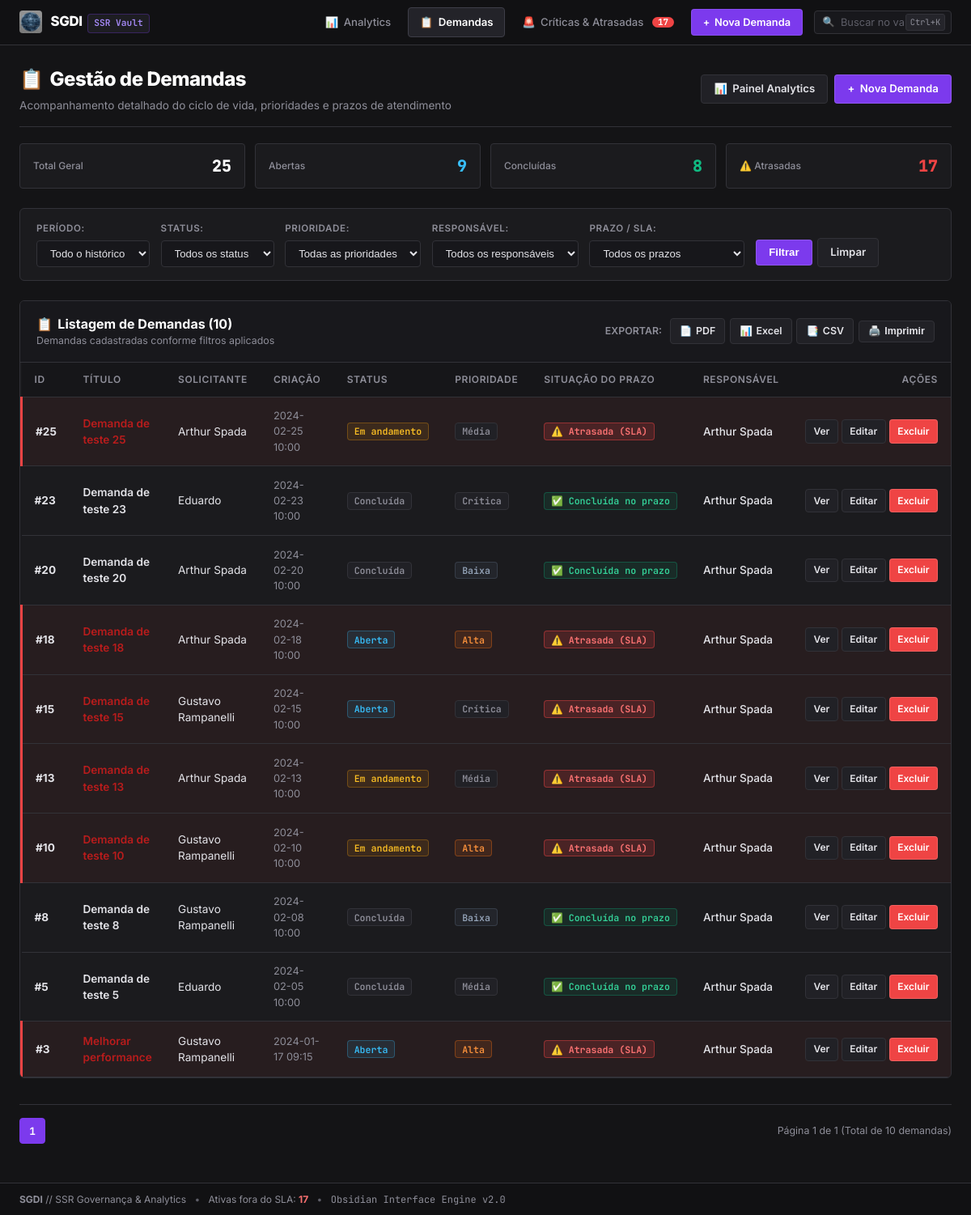
Before: /demandas?responsavel=1 with the older database file.
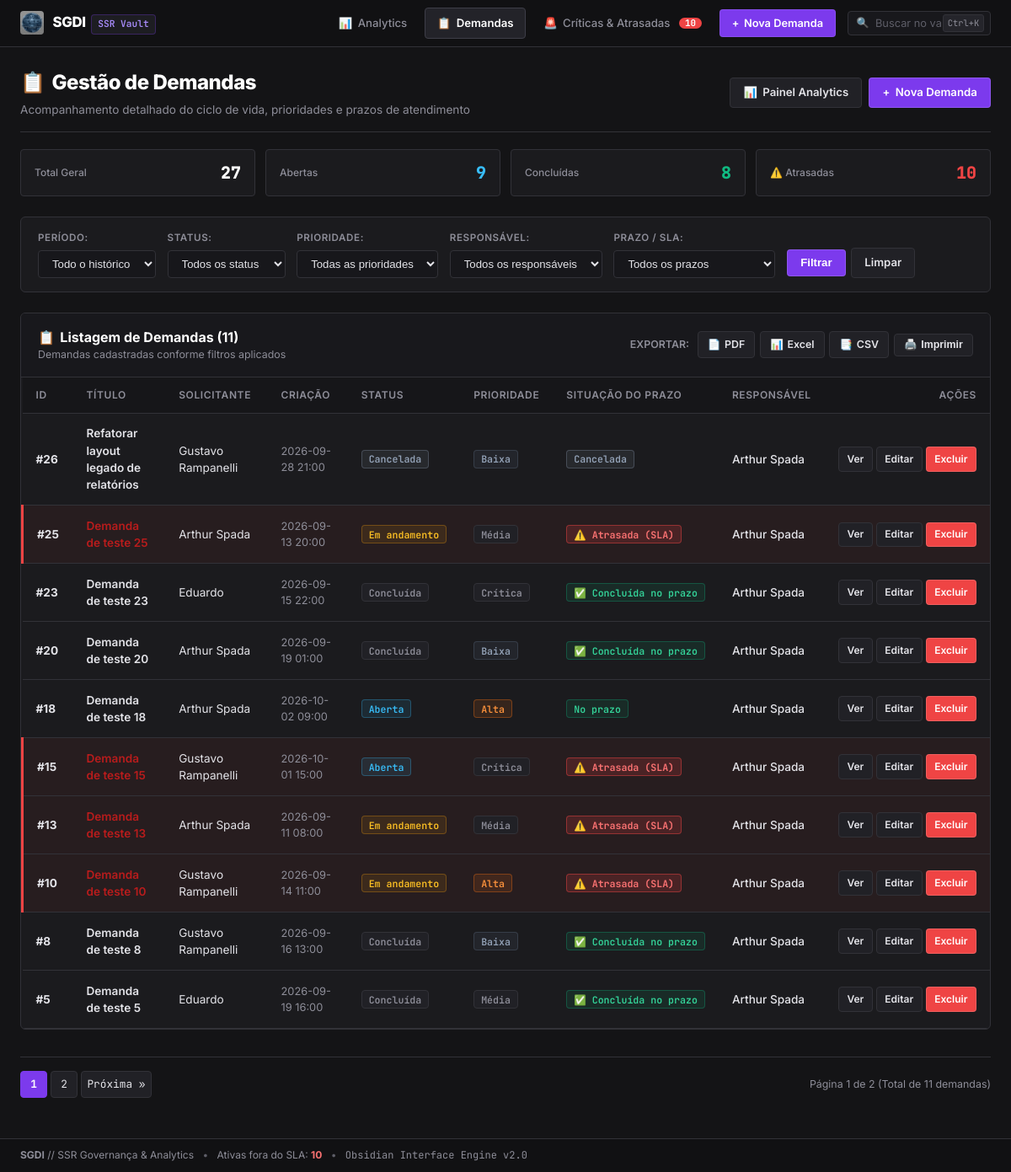
After: the same page with the newer database file.
### tables this page shows
CREATE TABLE demandas (
    id INTEGER PRIMARY KEY AUTOINCREMENT,
    titulo TEXT NOT NULL,
    descricao TEXT,
    solicitante_id INTEGER NOT NULL,
    data_criacao TEXT,
    status TEXT NOT NULL DEFAULT 'Aberta',
    prioridade TEXT NOT NULL DEFAULT 'Média',
    responsavel_id INTEGER,
    data_conclusao TEXT,
    FOREIGN KEY (solicitante_id) REFERENCES usuarios(id),
    FOREIGN KEY (responsavel_id) REFERENCES usuarios(id)
);

CREATE TABLE usuarios (
    id INTEGER PRIMARY KEY AUTOINCREMENT, 
    nome TEXT NOT NULL,
    email TEXT UNIQUE
);

### app.py (the view)
@app.route('/demandas')
def demandas():
    pagina = request.args.get('pagina', 1, type=int)
    filtros = request.args.to_dict()
    where, parametros = construir_filtro_sql(filtros)
    conn = get_db()
    garantir_migracao_db(conn)
    total = conn.execute(f'SELECT COUNT(*) FROM demandas d {where}', parametros).fetchone()[0]
    total_paginas = max(1, math.ceil(total / POR_PAGINA))
    pagina = min(max(pagina, 1), total_paginas)
    demandas_lista = conn.execute(
        f'{SELECT_DEMANDAS} {where} ORDER BY d.id DESC LIMIT ? OFFSET ?',
        parametros + [POR_PAGINA, (pagina - 1) * POR_PAGINA]
    ).fetchall()
    usuarios = listar_usuarios(conn)
    total_geral = conn.execute('SELECT COUNT(*) FROM demandas').fetchone()[0]
    abertas_geral = conn.execute("SELECT COUNT(*) FROM demandas WHERE status = 'Aberta'").fetchone()[0]
    concluidas_geral = conn.execute("SELECT COUNT(*) FROM demandas WHERE status = 'Concluída'").fetchone()[0]
    canceladas_geral = conn.execute("SELECT COUNT(*) FROM demandas WHERE status = 'Cancelada'").fetchone()[0]
    fora_sla_geral = conn.execute(
        "SELECT COUNT(*) FROM demandas WHERE status NOT IN ('Concluída', 'Cancelada') AND (responsavel_id IS NULL OR datetime(data_criacao, '+' || (CASE prioridade WHEN 'Crítica' THEN 2 WHEN 'Alta' THEN 5 WHEN 'Média' THEN 10 WHEN 'Baixa' THEN 20 ELSE 30 END) || ' days') < datetime('now', 'localtime'))"
    ).fetchone()[0]
    conn.close()
    resumo_kpis = {
        'total': total_geral,
        'abertas': abertas_geral,
        'concluidas': concluidas_geral,
        'canceladas': canceladas_geral,
        'atrasadas': fora_sla_geral
    }
    return render_template(
        'index.html',
        demandas=demandas_lista,
        pagina=pagina,
        total_paginas=total_paginas,
        total=total,
        filtros=filtros,
        status_opcoes=STATUS_OPCOES,
        prioridade_opcoes=PRIORIDADE_OPCOES,
        usuarios=usuarios,
        resumo_kpis=resumo_kpis
    )

### app.py (called while the page is built)
def get_db():
    conn = sqlite3.connect(DB_PATH)
    conn.row_factory = sqlite3.Row
    return conn

def parse_data(valor):
    if not valor:
        return None
    val = str(valor).strip()
    for fmt in ('%Y-%m-%d %H:%M:%S', '%Y-%m-%d %H:%M:%S.%f', '%Y-%m-%d'):
        try:
            return datetime.strptime(val[:19] if len(val) >= 19 and fmt == '%Y-%m-%d %H:%M:%S' else val, fmt)
        except (ValueError, TypeError):
            pass
    try:
        return datetime.fromisoformat(val)
    except Exception:
        return None

def listar_usuarios(conn):
    return conn.execute('SELECT id, nome, email FROM usuarios ORDER BY nome').fetchall()

### templates/index.html (shortened to what the changed rows need)
{% extends "base.html" %}
{% block content %}
<div class="dashboard-hero" style="margin-bottom:1.25rem;">
    <div class="dashboard-hero-title">
        <h1><span>📋</span> Gestão de Demandas</h1>
    </div>
</div>
{% if resumo_kpis %}
<div class="mini-kpi-bar">
    <a href="/demandas" class="mini-kpi-item" title="Ver todas as demandas">
        <span class="label">Total Geral</span>
        <span class="val">{{ resumo_kpis.total }}</span>
    </a>
    <a href="/demandas?status=Aberta" class="mini-kpi-item" title="Filtrar demandas abertas">
        <span class="label">Abertas</span>
        <span class="val" style="color:var(--info);">{{ resumo_kpis.abertas }}</span>
    </a>
    <a href="/demandas?status=Concluída" class="mini-kpi-item" title="Filtrar demandas concluídas">
        <span class="label">Concluídas</span>
        <span class="val" style="color:var(--success);">{{ resumo_kpis.concluidas }}</span>
    </a>
    <a href="/demandas?prazo=atrasadas" class="mini-kpi-item" title="Filtrar demandas em atraso">
        <span class="label">⚠️ Atrasadas</span>
        <span class="val" style="color:var(--danger);">{{ resumo_kpis.atrasadas }}</span>
    </a>
</div>
{% endif %}
<div class="section-card">
    <div class="section-card-header">
        <div>
            <h2><span>📋</span> Listagem de Demandas ({{ total }})</h2>
            <p>Demandas cadastradas conforme filtros aplicados</p>
        </div>
    </div>
    <div class="table-responsive">
        <table class="data-table" id="tabela-demandas">
            <thead>
                <tr>
                    <th style="width: 60px;">ID</th>
                    <th>Título</th>
                    <th>Solicitante</th>
                    <th>Criação</th>
                    <th>Status</th>
                    <th>Prioridade</th>
                    <th>Situação do Prazo</th>
                    <th>Responsável</th>
                    <th style="text-align: right; width: 140px;">Ações</th>
                </tr>
            </thead>
            <tbody>
                {% for demanda in demandas %}
                <tr class="{% if demanda['status_sla'] in ['atrasada', 'sem_responsavel_fora_sla'] %}row-fora-sla{% endif %}">
                    <td><strong>#{{ demanda['id'] }}</strong></td>
                    <td>
                        <a href="/detalhes/{{ demanda['id'] }}" style="font-weight: 600; color: {% if demanda['status_sla'] in ['atrasada', 'sem_responsavel_fora_sla'] %}#b91c1c{% else %}var(--text-main){% endif %}; text-decoration: none;">
                            {{ demanda['titulo'] }}
                        </a>
                    </td>
                    <td>{{ demanda['solicitante_nome'] or '-' }}</td>
                    <td style="font-size:0.8rem; color:var(--text-muted);">{{ demanda['data_criacao'][:16] if demanda['data_criacao'] else '-' }}</td>
                    <td>
                        <span class="badge badge-status-{{ demanda['status']|lower|replace(' ', '-') }}">
                            {{ demanda['status'] }}
                        </span>
                    </td>
                    <td>
                        <span class="badge badge-prio-{{ demanda['prioridade']|lower }}">
                            {{ demanda['prioridade'] }}
                        </span>
                    </td>
                    <td>
                        {% if demanda['status_sla'] == 'atrasada' %}
                            <span class="badge badge-sla-atrasada" title="Prazo excedido">⚠️ Atrasada (SLA)</span>
                        {% elif demanda['status_sla'] == 'sem_responsavel_fora_sla' %}
                            <span class="badge badge-sla-atrasada" title="Sem responsável atribuído (fora do SLA)">🚨 Sem Resp. (Fora SLA)</span>
                        {% elif demanda['status_sla'] == 'cancelada' %}
                            <span class="badge badge-status-cancelada" title="Demanda cancelada">Cancelada</span>
                        {% elif demanda['status_sla'] == 'concluida_atrasada' %}
                            <span class="badge badge-sla-aviso" title="Entregue com atraso">Concluída (Atraso)</span>
                        {% elif demanda['status_sla'] == 'concluida_no_prazo' %}
                            <span class="badge badge-sla-ok" title="Entregue dentro do prazo">✅ Concluída no prazo</span>
                        {% else %}
                            <span class="badge badge-sla-ok" title="Dentro do prazo previsto">No prazo</span>
                        {% endif %}
                    </td>
                    <td>
                        {% if demanda['responsavel_nome'] %}
                            <span style="font-weight: 500;">{{ demanda['responsavel_nome'] }}</span>
                        {% else %}
                            <span class="text-danger" style="font-weight: 700; font-size: 0.8rem;">⚠️ Sem responsável</span>
                        {% endif %}
                    </td>
                    <td style="text-align: right; white-space: nowrap;">
                        <a href="/detalhes/{{ demanda['id'] }}" class="btn btn-secondary btn-sm" title="Visualizar detalhes">Ver</a>
                        <a href="/editar/{{ demanda['id'] }}" class="btn btn-secondary btn-sm" title="Editar demanda">Editar</a>
                        <a href="/deletar/{{ demanda['id'] }}" class="btn btn-danger btn-sm" onclick="return confirm('Confirma a exclusão da demanda #{{ demanda['id'] }}?');" title="Excluir demanda">Excluir</a>
                    </td>
                </tr>
                {% endfor %}
            </tbody>
        </table>
    </div>
</div>
<div class="paginacao">
    <div class="paginacao-links">
        {% for p in range(1, total_paginas + 1) %}
            {% if p == pagina %}
                <strong>{{ p }}</strong>
            {% else %}
                <a href="{{ url_for('demandas', pagina=p, **filtros) }}">{{ p }}</a>
            {% endif %}
        {% endfor %}
        {% if pagina < total_paginas %}
            <a href="{{ url_for('demandas', pagina=pagina + 1, **filtros) }}" id="pag-proxima">Próxima &raquo;</a>
        {% endif %}
    </div>
    <span class="paginacao-info">
        Página {{ pagina }} de {{ total_paginas }} (Total de {{ total }} demanda{{ 's' if total != 1 }})
    </span>
</div>
{% endblock %}

Changed rows visible on the page:
no longer on this page (row edited): demandas: id "3", titulo "Melhorar performance", nome "Gustavo Rampanelli", data_criacao "2024-01-17 09:15", status "Aberta", prioridade "Alta", shows "⚠️ Atrasada (SLA)", responsavel_nome "Arthur Spada"
added demandas: id "26", titulo "Refatorar layout legado de relatórios", nome "Gustavo Rampanelli", data_criacao "2026-09-28 21:00", status "Cancelada", prioridade "Baixa", responsavel_nome "Arthur Spada"
changed demandas "Demanda de teste 25": data_criacao "2024-02-25 10:00" → "2026-09-13 20:00"
changed demandas "Demanda de teste 23": data_criacao "2024-02-23 10:00" → "2026-09-15 22:00"
changed demandas "Demanda de teste 20": data_criacao "2024-02-20 10:00" → "2026-09-19 01:00"
changed demandas "Demanda de teste 18": data_criacao "2024-02-18 10:00" → "2026-10-02 09:00"; text "⚠️ Atrasada (SLA)" → "No prazo"
changed demandas "Demanda de teste 15": data_criacao "2024-02-15 10:00" → "2026-10-01 15:00"
changed demandas "Demanda de teste 13": data_criacao "2024-02-13 10:00" → "2026-09-11 08:00"
changed demandas "Demanda de teste 10": data_criacao "2024-02-10 10:00" → "2026-09-14 11:00"
changed demandas "Demanda de teste 8": data_criacao "2024-02-08 10:00" → "2026-09-16 13:00"
changed demandas "Demanda de teste 5": data_criacao "2024-02-05 10:00" → "2026-09-19 16:00"
Other visible differences:
{{ total_urgentes_global }}: "17" → "10"
{{ resumo_kpis.total }}: "25" → "27"
{{ resumo_kpis.atrasadas }}: "17" → "10"
{{ total }}: "10" → "11"
{{ total_paginas }}: "1" → "2"
new list line: "2"
text now shown: "Próxima »"
